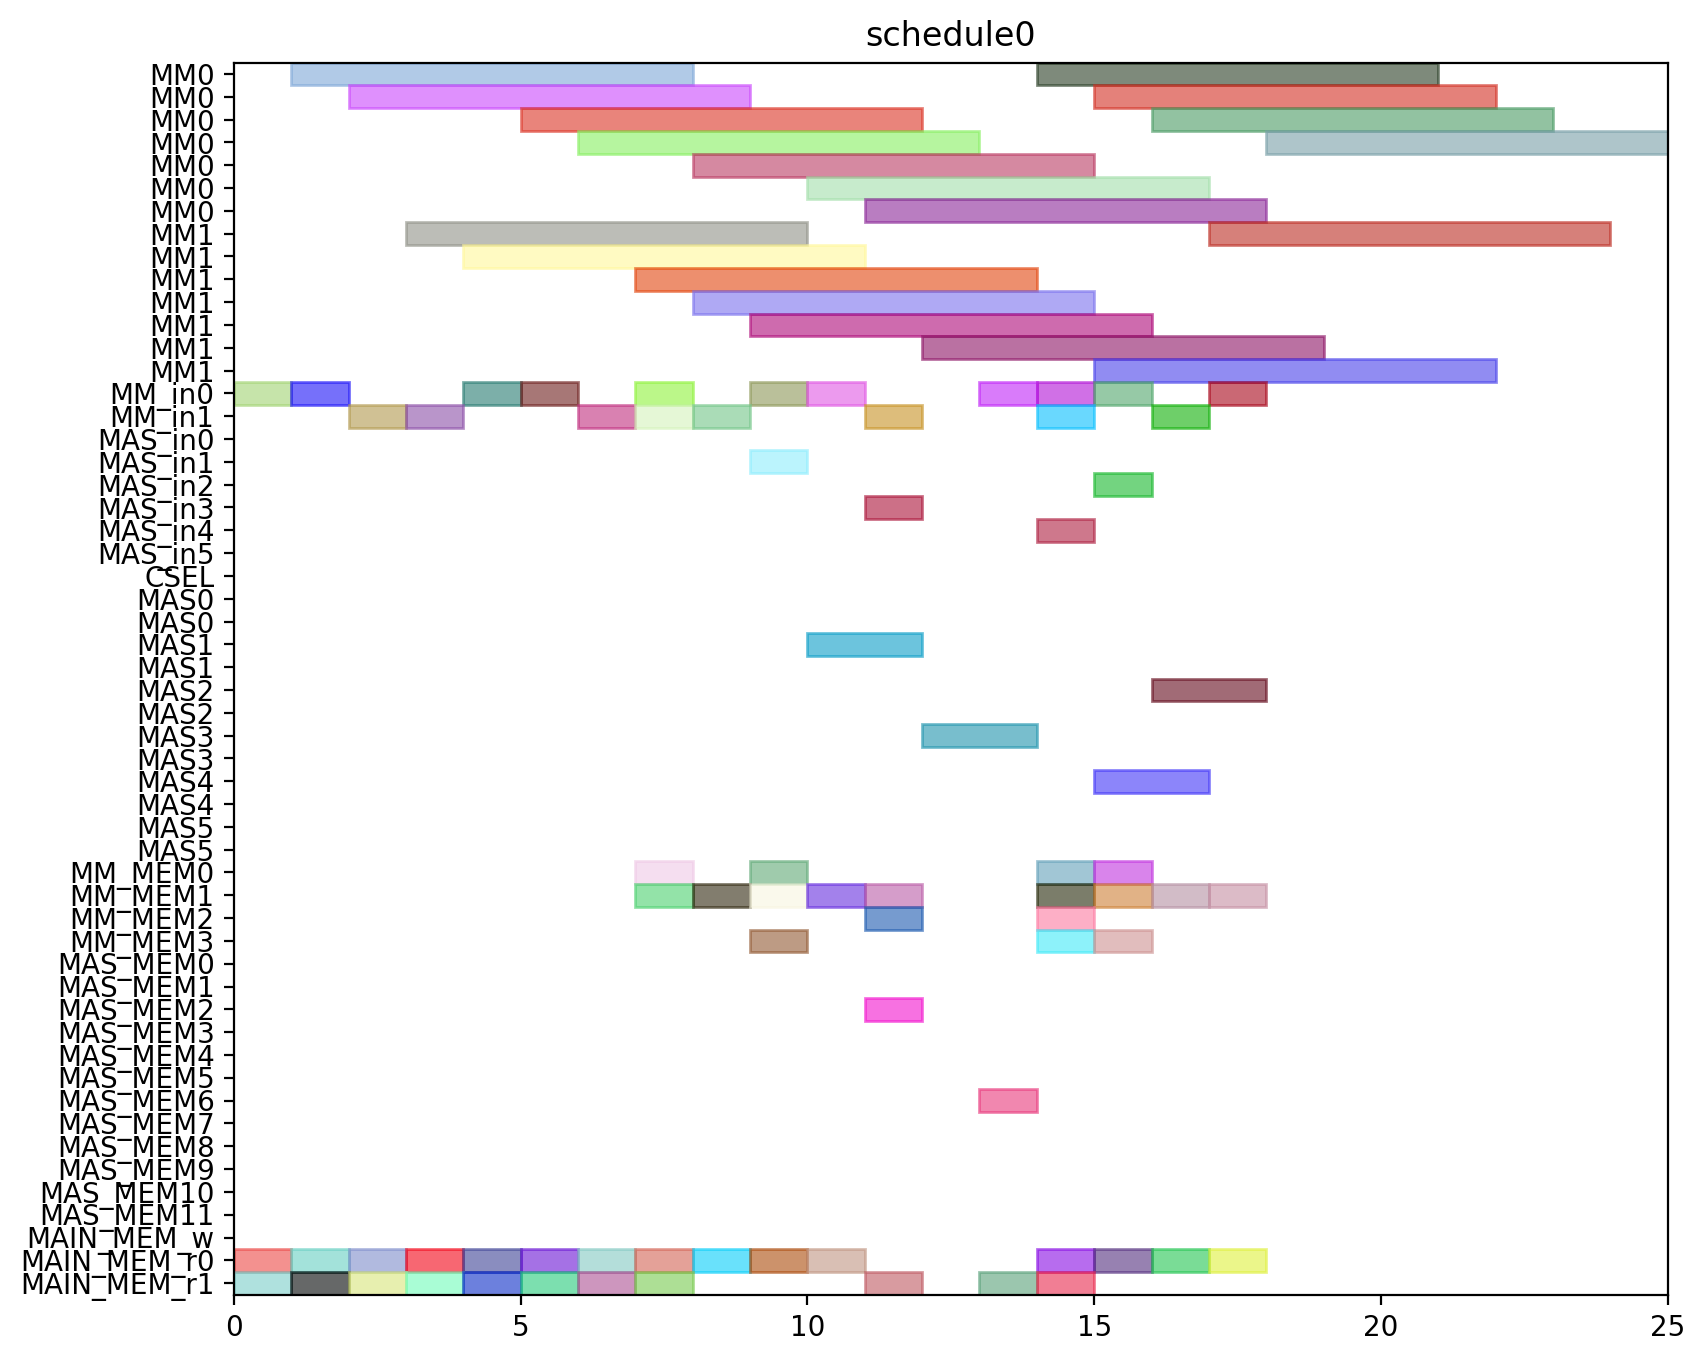

Reproduce this figure in Python.
from pyschedule import Scenario, solvers, plotters, alt


def solve():
	horizon = 120
	S = Scenario("schedule0", horizon=horizon)

	# resource
	MM = S.Resources('MM', num=2, size=7)
	MM_in = S.Resources('MM_in', num=2)
	MAS_in = S.Resources('MAS_in', num=6)
	CSEL = S.Resource('CSEL')
	MAS = S.Resources('MAS', num=6, size=2, periods=range(1, horizon))
	MM_MEM = S.Resources('MM_MEM', num=4)
	MAS_MEM = S.Resources('MAS_MEM', num=12)
	MAIN_MEM_w = S.Resource('MAIN_MEM_w', size=1)
	MAIN_MEM_r = S.Resources('MAIN_MEM_r', num=2)

	# result of previous scheduling

	# new tasks
	Z_exp2 = S.Task('Z_exp2', length=7, delay_cost=1)
	Z_exp2 += alt(MM)
	Z_exp2_in = S.Task('Z_exp2_in', length=1, delay_cost=1)
	Z_exp2_in += alt(MM_in)
	S += Z_exp2_in*MM_in[0]<=Z_exp2*MM[0]
	S += Z_exp2_in*MM_in[1]<=Z_exp2*MM[1]
	Z_exp2_mem0 = S.Task('Z_exp2_mem0', length=1, delay_cost=1)
	Z_exp2_mem0 += MAIN_MEM_r[0]
	S += Z_exp2_mem0 <= Z_exp2

	Z_exp2_mem1 = S.Task('Z_exp2_mem1', length=1, delay_cost=1)
	Z_exp2_mem1 += MAIN_MEM_r[1]
	S += Z_exp2_mem1 <= Z_exp2

	NX0 = S.Task('NX0', length=7, delay_cost=1)
	NX0 += alt(MM)
	NX0_in = S.Task('NX0_in', length=1, delay_cost=1)
	NX0_in += alt(MM_in)
	S += NX0_in*MM_in[0]<=NX0*MM[0]
	S += NX0_in*MM_in[1]<=NX0*MM[1]
	NX0_mem0 = S.Task('NX0_mem0', length=1, delay_cost=1)
	NX0_mem0 += MAIN_MEM_r[0]
	S += NX0_mem0 <= NX0

	NX0_mem1 = S.Task('NX0_mem1', length=1, delay_cost=1)
	NX0_mem1 += MAIN_MEM_r[1]
	S += NX0_mem1 <= NX0

	k0_10_Z1 = S.Task('k0_10_Z1', length=7, delay_cost=1)
	k0_10_Z1 += alt(MM)
	k0_10_Z1_in = S.Task('k0_10_Z1_in', length=1, delay_cost=1)
	k0_10_Z1_in += alt(MM_in)
	S += k0_10_Z1_in*MM_in[0]<=k0_10_Z1*MM[0]
	S += k0_10_Z1_in*MM_in[1]<=k0_10_Z1*MM[1]
	k0_10_Z1_mem0 = S.Task('k0_10_Z1_mem0', length=1, delay_cost=1)
	k0_10_Z1_mem0 += MAIN_MEM_r[0]
	S += k0_10_Z1_mem0 <= k0_10_Z1

	k0_10_Z1_mem1 = S.Task('k0_10_Z1_mem1', length=1, delay_cost=1)
	k0_10_Z1_mem1 += MAIN_MEM_r[1]
	S += k0_10_Z1_mem1 <= k0_10_Z1

	DX0 = S.Task('DX0', length=7, delay_cost=1)
	DX0 += alt(MM)
	DX0_in = S.Task('DX0_in', length=1, delay_cost=1)
	DX0_in += alt(MM_in)
	S += DX0_in*MM_in[0]<=DX0*MM[0]
	S += DX0_in*MM_in[1]<=DX0*MM[1]
	DX0_mem0 = S.Task('DX0_mem0', length=1, delay_cost=1)
	DX0_mem0 += MAIN_MEM_r[0]
	S += DX0_mem0 <= DX0

	DX0_mem1 = S.Task('DX0_mem1', length=1, delay_cost=1)
	DX0_mem1 += MAIN_MEM_r[1]
	S += DX0_mem1 <= DX0

	NY0 = S.Task('NY0', length=7, delay_cost=1)
	NY0 += alt(MM)
	NY0_in = S.Task('NY0_in', length=1, delay_cost=1)
	NY0_in += alt(MM_in)
	S += NY0_in*MM_in[0]<=NY0*MM[0]
	S += NY0_in*MM_in[1]<=NY0*MM[1]
	NY0_mem0 = S.Task('NY0_mem0', length=1, delay_cost=1)
	NY0_mem0 += MAIN_MEM_r[0]
	S += NY0_mem0 <= NY0

	NY0_mem1 = S.Task('NY0_mem1', length=1, delay_cost=1)
	NY0_mem1 += MAIN_MEM_r[1]
	S += NY0_mem1 <= NY0

	k2_14_Z1 = S.Task('k2_14_Z1', length=7, delay_cost=1)
	k2_14_Z1 += alt(MM)
	k2_14_Z1_in = S.Task('k2_14_Z1_in', length=1, delay_cost=1)
	k2_14_Z1_in += alt(MM_in)
	S += k2_14_Z1_in*MM_in[0]<=k2_14_Z1*MM[0]
	S += k2_14_Z1_in*MM_in[1]<=k2_14_Z1*MM[1]
	k2_14_Z1_mem0 = S.Task('k2_14_Z1_mem0', length=1, delay_cost=1)
	k2_14_Z1_mem0 += MAIN_MEM_r[0]
	S += k2_14_Z1_mem0 <= k2_14_Z1

	k2_14_Z1_mem1 = S.Task('k2_14_Z1_mem1', length=1, delay_cost=1)
	k2_14_Z1_mem1 += MAIN_MEM_r[1]
	S += k2_14_Z1_mem1 <= k2_14_Z1

	DY0 = S.Task('DY0', length=7, delay_cost=1)
	DY0 += alt(MM)
	DY0_in = S.Task('DY0_in', length=1, delay_cost=1)
	DY0_in += alt(MM_in)
	S += DY0_in*MM_in[0]<=DY0*MM[0]
	S += DY0_in*MM_in[1]<=DY0*MM[1]
	DY0_mem0 = S.Task('DY0_mem0', length=1, delay_cost=1)
	DY0_mem0 += MAIN_MEM_r[0]
	S += DY0_mem0 <= DY0

	DY0_mem1 = S.Task('DY0_mem1', length=1, delay_cost=1)
	DY0_mem1 += MAIN_MEM_r[1]
	S += DY0_mem1 <= DY0

	Z_exp3 = S.Task('Z_exp3', length=7, delay_cost=1)
	Z_exp3 += alt(MM)
	Z_exp3_in = S.Task('Z_exp3_in', length=1, delay_cost=1)
	Z_exp3_in += alt(MM_in)
	S += Z_exp3_in*MM_in[0]<=Z_exp3*MM[0]
	S += Z_exp3_in*MM_in[1]<=Z_exp3*MM[1]
	Z_exp3_mem0 = S.Task('Z_exp3_mem0', length=1, delay_cost=1)
	Z_exp3_mem0 += alt(MM_MEM)
	S += (Z_exp2*MM[0])-1 < Z_exp3_mem0*MM_MEM[0]
	S += (Z_exp2*MM[1])-1 < Z_exp3_mem0*MM_MEM[2]
	S += Z_exp3_mem0 <= Z_exp3

	Z_exp3_mem1 = S.Task('Z_exp3_mem1', length=1, delay_cost=1)
	Z_exp3_mem1 += MAIN_MEM_r[1]
	S += Z_exp3_mem1 <= Z_exp3

	NX1_ = S.Task('NX1_', length=2, delay_cost=1)
	NX1_ += alt(MAS)
	NX1__in = S.Task('NX1__in', length=1, delay_cost=1)
	NX1__in += alt(MAS_in)
	S += NX1__in*MAS_in[0]<=NX1_*MAS[0]

	S += NX1__in*MAS_in[1]<=NX1_*MAS[1]

	S += NX1__in*MAS_in[2]<=NX1_*MAS[2]

	S += NX1__in*MAS_in[3]<=NX1_*MAS[3]

	S += NX1__in*MAS_in[4]<=NX1_*MAS[4]

	S += NX1__in*MAS_in[5]<=NX1_*MAS[5]

	NX1__mem0 = S.Task('NX1__mem0', length=1, delay_cost=1)
	NX1__mem0 += alt(MM_MEM)
	S += (NX0*MM[0])-1 < NX1__mem0*MM_MEM[0]
	S += (NX0*MM[1])-1 < NX1__mem0*MM_MEM[2]
	S += NX1__mem0 <= NX1_

	NX1__mem1 = S.Task('NX1__mem1', length=1, delay_cost=1)
	NX1__mem1 += alt(MM_MEM)
	S += (k0_10_Z1*MM[0])-1 < NX1__mem1*MM_MEM[1]
	S += (k0_10_Z1*MM[1])-1 < NX1__mem1*MM_MEM[3]
	S += NX1__mem1 <= NX1_

	k0_9_Z2 = S.Task('k0_9_Z2', length=7, delay_cost=1)
	k0_9_Z2 += alt(MM)
	k0_9_Z2_in = S.Task('k0_9_Z2_in', length=1, delay_cost=1)
	k0_9_Z2_in += alt(MM_in)
	S += k0_9_Z2_in*MM_in[0]<=k0_9_Z2*MM[0]
	S += k0_9_Z2_in*MM_in[1]<=k0_9_Z2*MM[1]
	k0_9_Z2_mem0 = S.Task('k0_9_Z2_mem0', length=1, delay_cost=1)
	k0_9_Z2_mem0 += MAIN_MEM_r[0]
	S += k0_9_Z2_mem0 <= k0_9_Z2

	k0_9_Z2_mem1 = S.Task('k0_9_Z2_mem1', length=1, delay_cost=1)
	k0_9_Z2_mem1 += alt(MM_MEM)
	S += (Z_exp2*MM[0])-1 < k0_9_Z2_mem1*MM_MEM[1]
	S += (Z_exp2*MM[1])-1 < k0_9_Z2_mem1*MM_MEM[3]
	S += k0_9_Z2_mem1 <= k0_9_Z2

	k1_9_Z2 = S.Task('k1_9_Z2', length=7, delay_cost=1)
	k1_9_Z2 += alt(MM)
	k1_9_Z2_in = S.Task('k1_9_Z2_in', length=1, delay_cost=1)
	k1_9_Z2_in += alt(MM_in)
	S += k1_9_Z2_in*MM_in[0]<=k1_9_Z2*MM[0]
	S += k1_9_Z2_in*MM_in[1]<=k1_9_Z2*MM[1]
	k1_9_Z2_mem0 = S.Task('k1_9_Z2_mem0', length=1, delay_cost=1)
	k1_9_Z2_mem0 += MAIN_MEM_r[0]
	S += k1_9_Z2_mem0 <= k1_9_Z2

	k1_9_Z2_mem1 = S.Task('k1_9_Z2_mem1', length=1, delay_cost=1)
	k1_9_Z2_mem1 += alt(MM_MEM)
	S += (Z_exp2*MM[0])-1 < k1_9_Z2_mem1*MM_MEM[1]
	S += (Z_exp2*MM[1])-1 < k1_9_Z2_mem1*MM_MEM[3]
	S += k1_9_Z2_mem1 <= k1_9_Z2

	NY1_ = S.Task('NY1_', length=2, delay_cost=1)
	NY1_ += alt(MAS)
	NY1__in = S.Task('NY1__in', length=1, delay_cost=1)
	NY1__in += alt(MAS_in)
	S += NY1__in*MAS_in[0]<=NY1_*MAS[0]

	S += NY1__in*MAS_in[1]<=NY1_*MAS[1]

	S += NY1__in*MAS_in[2]<=NY1_*MAS[2]

	S += NY1__in*MAS_in[3]<=NY1_*MAS[3]

	S += NY1__in*MAS_in[4]<=NY1_*MAS[4]

	S += NY1__in*MAS_in[5]<=NY1_*MAS[5]

	NY1__mem0 = S.Task('NY1__mem0', length=1, delay_cost=1)
	NY1__mem0 += alt(MM_MEM)
	S += (NY0*MM[0])-1 < NY1__mem0*MM_MEM[0]
	S += (NY0*MM[1])-1 < NY1__mem0*MM_MEM[2]
	S += NY1__mem0 <= NY1_

	NY1__mem1 = S.Task('NY1__mem1', length=1, delay_cost=1)
	NY1__mem1 += alt(MM_MEM)
	S += (k2_14_Z1*MM[0])-1 < NY1__mem1*MM_MEM[1]
	S += (k2_14_Z1*MM[1])-1 < NY1__mem1*MM_MEM[3]
	S += NY1__mem1 <= NY1_

	k2_13_Z2 = S.Task('k2_13_Z2', length=7, delay_cost=1)
	k2_13_Z2 += alt(MM)
	k2_13_Z2_in = S.Task('k2_13_Z2_in', length=1, delay_cost=1)
	k2_13_Z2_in += alt(MM_in)
	S += k2_13_Z2_in*MM_in[0]<=k2_13_Z2*MM[0]
	S += k2_13_Z2_in*MM_in[1]<=k2_13_Z2*MM[1]
	k2_13_Z2_mem0 = S.Task('k2_13_Z2_mem0', length=1, delay_cost=1)
	k2_13_Z2_mem0 += MAIN_MEM_r[0]
	S += k2_13_Z2_mem0 <= k2_13_Z2

	k2_13_Z2_mem1 = S.Task('k2_13_Z2_mem1', length=1, delay_cost=1)
	k2_13_Z2_mem1 += alt(MM_MEM)
	S += (Z_exp2*MM[0])-1 < k2_13_Z2_mem1*MM_MEM[1]
	S += (Z_exp2*MM[1])-1 < k2_13_Z2_mem1*MM_MEM[3]
	S += k2_13_Z2_mem1 <= k2_13_Z2

	k3_14_Z2 = S.Task('k3_14_Z2', length=7, delay_cost=1)
	k3_14_Z2 += alt(MM)
	k3_14_Z2_in = S.Task('k3_14_Z2_in', length=1, delay_cost=1)
	k3_14_Z2_in += alt(MM_in)
	S += k3_14_Z2_in*MM_in[0]<=k3_14_Z2*MM[0]
	S += k3_14_Z2_in*MM_in[1]<=k3_14_Z2*MM[1]
	k3_14_Z2_mem0 = S.Task('k3_14_Z2_mem0', length=1, delay_cost=1)
	k3_14_Z2_mem0 += MAIN_MEM_r[0]
	S += k3_14_Z2_mem0 <= k3_14_Z2

	k3_14_Z2_mem1 = S.Task('k3_14_Z2_mem1', length=1, delay_cost=1)
	k3_14_Z2_mem1 += alt(MM_MEM)
	S += (Z_exp2*MM[0])-1 < k3_14_Z2_mem1*MM_MEM[1]
	S += (Z_exp2*MM[1])-1 < k3_14_Z2_mem1*MM_MEM[3]
	S += k3_14_Z2_mem1 <= k3_14_Z2

	Z_exp4 = S.Task('Z_exp4', length=7, delay_cost=1)
	Z_exp4 += alt(MM)
	Z_exp4_in = S.Task('Z_exp4_in', length=1, delay_cost=1)
	Z_exp4_in += alt(MM_in)
	S += Z_exp4_in*MM_in[0]<=Z_exp4*MM[0]
	S += Z_exp4_in*MM_in[1]<=Z_exp4*MM[1]
	Z_exp4_mem0 = S.Task('Z_exp4_mem0', length=1, delay_cost=1)
	Z_exp4_mem0 += alt(MM_MEM)
	S += (Z_exp3*MM[0])-1 < Z_exp4_mem0*MM_MEM[0]
	S += (Z_exp3*MM[1])-1 < Z_exp4_mem0*MM_MEM[2]
	S += Z_exp4_mem0 <= Z_exp4

	Z_exp4_mem1 = S.Task('Z_exp4_mem1', length=1, delay_cost=1)
	Z_exp4_mem1 += MAIN_MEM_r[1]
	S += Z_exp4_mem1 <= Z_exp4

	NX1 = S.Task('NX1', length=7, delay_cost=1)
	NX1 += alt(MM)
	NX1_in = S.Task('NX1_in', length=1, delay_cost=1)
	NX1_in += alt(MM_in)
	S += NX1_in*MM_in[0]<=NX1*MM[0]
	S += NX1_in*MM_in[1]<=NX1*MM[1]
	NX1_mem0 = S.Task('NX1_mem0', length=1, delay_cost=1)
	NX1_mem0 += alt(MAS_MEM)
	S += (NX1_*MAS[0])-1 < NX1_mem0*MAS_MEM[0]
	S += (NX1_*MAS[1])-1 < NX1_mem0*MAS_MEM[2]
	S += (NX1_*MAS[2])-1 < NX1_mem0*MAS_MEM[4]
	S += (NX1_*MAS[3])-1 < NX1_mem0*MAS_MEM[6]
	S += (NX1_*MAS[4])-1 < NX1_mem0*MAS_MEM[8]
	S += (NX1_*MAS[5])-1 < NX1_mem0*MAS_MEM[10]
	S += NX1_mem0 <= NX1

	NX1_mem1 = S.Task('NX1_mem1', length=1, delay_cost=1)
	NX1_mem1 += MAIN_MEM_r[1]
	S += NX1_mem1 <= NX1

	k0_8_Z3 = S.Task('k0_8_Z3', length=7, delay_cost=1)
	k0_8_Z3 += alt(MM)
	k0_8_Z3_in = S.Task('k0_8_Z3_in', length=1, delay_cost=1)
	k0_8_Z3_in += alt(MM_in)
	S += k0_8_Z3_in*MM_in[0]<=k0_8_Z3*MM[0]
	S += k0_8_Z3_in*MM_in[1]<=k0_8_Z3*MM[1]
	k0_8_Z3_mem0 = S.Task('k0_8_Z3_mem0', length=1, delay_cost=1)
	k0_8_Z3_mem0 += MAIN_MEM_r[0]
	S += k0_8_Z3_mem0 <= k0_8_Z3

	k0_8_Z3_mem1 = S.Task('k0_8_Z3_mem1', length=1, delay_cost=1)
	k0_8_Z3_mem1 += alt(MM_MEM)
	S += (Z_exp3*MM[0])-1 < k0_8_Z3_mem1*MM_MEM[1]
	S += (Z_exp3*MM[1])-1 < k0_8_Z3_mem1*MM_MEM[3]
	S += k0_8_Z3_mem1 <= k0_8_Z3

	DX1_ = S.Task('DX1_', length=2, delay_cost=1)
	DX1_ += alt(MAS)
	DX1__in = S.Task('DX1__in', length=1, delay_cost=1)
	DX1__in += alt(MAS_in)
	S += DX1__in*MAS_in[0]<=DX1_*MAS[0]

	S += DX1__in*MAS_in[1]<=DX1_*MAS[1]

	S += DX1__in*MAS_in[2]<=DX1_*MAS[2]

	S += DX1__in*MAS_in[3]<=DX1_*MAS[3]

	S += DX1__in*MAS_in[4]<=DX1_*MAS[4]

	S += DX1__in*MAS_in[5]<=DX1_*MAS[5]

	DX1__mem0 = S.Task('DX1__mem0', length=1, delay_cost=1)
	DX1__mem0 += alt(MM_MEM)
	S += (DX0*MM[0])-1 < DX1__mem0*MM_MEM[0]
	S += (DX0*MM[1])-1 < DX1__mem0*MM_MEM[2]
	S += DX1__mem0 <= DX1_

	DX1__mem1 = S.Task('DX1__mem1', length=1, delay_cost=1)
	DX1__mem1 += alt(MM_MEM)
	S += (k1_9_Z2*MM[0])-1 < DX1__mem1*MM_MEM[1]
	S += (k1_9_Z2*MM[1])-1 < DX1__mem1*MM_MEM[3]
	S += DX1__mem1 <= DX1_

	k1_8_Z3 = S.Task('k1_8_Z3', length=7, delay_cost=1)
	k1_8_Z3 += alt(MM)
	k1_8_Z3_in = S.Task('k1_8_Z3_in', length=1, delay_cost=1)
	k1_8_Z3_in += alt(MM_in)
	S += k1_8_Z3_in*MM_in[0]<=k1_8_Z3*MM[0]
	S += k1_8_Z3_in*MM_in[1]<=k1_8_Z3*MM[1]
	k1_8_Z3_mem0 = S.Task('k1_8_Z3_mem0', length=1, delay_cost=1)
	k1_8_Z3_mem0 += MAIN_MEM_r[0]
	S += k1_8_Z3_mem0 <= k1_8_Z3

	k1_8_Z3_mem1 = S.Task('k1_8_Z3_mem1', length=1, delay_cost=1)
	k1_8_Z3_mem1 += alt(MM_MEM)
	S += (Z_exp3*MM[0])-1 < k1_8_Z3_mem1*MM_MEM[1]
	S += (Z_exp3*MM[1])-1 < k1_8_Z3_mem1*MM_MEM[3]
	S += k1_8_Z3_mem1 <= k1_8_Z3

	NY1 = S.Task('NY1', length=7, delay_cost=1)
	NY1 += alt(MM)
	NY1_in = S.Task('NY1_in', length=1, delay_cost=1)
	NY1_in += alt(MM_in)
	S += NY1_in*MM_in[0]<=NY1*MM[0]
	S += NY1_in*MM_in[1]<=NY1*MM[1]
	NY1_mem0 = S.Task('NY1_mem0', length=1, delay_cost=1)
	NY1_mem0 += alt(MAS_MEM)
	S += (NY1_*MAS[0])-1 < NY1_mem0*MAS_MEM[0]
	S += (NY1_*MAS[1])-1 < NY1_mem0*MAS_MEM[2]
	S += (NY1_*MAS[2])-1 < NY1_mem0*MAS_MEM[4]
	S += (NY1_*MAS[3])-1 < NY1_mem0*MAS_MEM[6]
	S += (NY1_*MAS[4])-1 < NY1_mem0*MAS_MEM[8]
	S += (NY1_*MAS[5])-1 < NY1_mem0*MAS_MEM[10]
	S += NY1_mem0 <= NY1

	NY1_mem1 = S.Task('NY1_mem1', length=1, delay_cost=1)
	NY1_mem1 += MAIN_MEM_r[1]
	S += NY1_mem1 <= NY1

	k2_12_Z3 = S.Task('k2_12_Z3', length=7, delay_cost=1)
	k2_12_Z3 += alt(MM)
	k2_12_Z3_in = S.Task('k2_12_Z3_in', length=1, delay_cost=1)
	k2_12_Z3_in += alt(MM_in)
	S += k2_12_Z3_in*MM_in[0]<=k2_12_Z3*MM[0]
	S += k2_12_Z3_in*MM_in[1]<=k2_12_Z3*MM[1]
	k2_12_Z3_mem0 = S.Task('k2_12_Z3_mem0', length=1, delay_cost=1)
	k2_12_Z3_mem0 += MAIN_MEM_r[0]
	S += k2_12_Z3_mem0 <= k2_12_Z3

	k2_12_Z3_mem1 = S.Task('k2_12_Z3_mem1', length=1, delay_cost=1)
	k2_12_Z3_mem1 += alt(MM_MEM)
	S += (Z_exp3*MM[0])-1 < k2_12_Z3_mem1*MM_MEM[1]
	S += (Z_exp3*MM[1])-1 < k2_12_Z3_mem1*MM_MEM[3]
	S += k2_12_Z3_mem1 <= k2_12_Z3

	DY1_ = S.Task('DY1_', length=2, delay_cost=1)
	DY1_ += alt(MAS)
	DY1__in = S.Task('DY1__in', length=1, delay_cost=1)
	DY1__in += alt(MAS_in)
	S += DY1__in*MAS_in[0]<=DY1_*MAS[0]

	S += DY1__in*MAS_in[1]<=DY1_*MAS[1]

	S += DY1__in*MAS_in[2]<=DY1_*MAS[2]

	S += DY1__in*MAS_in[3]<=DY1_*MAS[3]

	S += DY1__in*MAS_in[4]<=DY1_*MAS[4]

	S += DY1__in*MAS_in[5]<=DY1_*MAS[5]

	DY1__mem0 = S.Task('DY1__mem0', length=1, delay_cost=1)
	DY1__mem0 += alt(MM_MEM)
	S += (DY0*MM[0])-1 < DY1__mem0*MM_MEM[0]
	S += (DY0*MM[1])-1 < DY1__mem0*MM_MEM[2]
	S += DY1__mem0 <= DY1_

	DY1__mem1 = S.Task('DY1__mem1', length=1, delay_cost=1)
	DY1__mem1 += alt(MM_MEM)
	S += (k3_14_Z2*MM[0])-1 < DY1__mem1*MM_MEM[1]
	S += (k3_14_Z2*MM[1])-1 < DY1__mem1*MM_MEM[3]
	S += DY1__mem1 <= DY1_

	k3_13_Z3 = S.Task('k3_13_Z3', length=7, delay_cost=1)
	k3_13_Z3 += alt(MM)
	k3_13_Z3_in = S.Task('k3_13_Z3_in', length=1, delay_cost=1)
	k3_13_Z3_in += alt(MM_in)
	S += k3_13_Z3_in*MM_in[0]<=k3_13_Z3*MM[0]
	S += k3_13_Z3_in*MM_in[1]<=k3_13_Z3*MM[1]
	k3_13_Z3_mem0 = S.Task('k3_13_Z3_mem0', length=1, delay_cost=1)
	k3_13_Z3_mem0 += MAIN_MEM_r[0]
	S += k3_13_Z3_mem0 <= k3_13_Z3

	k3_13_Z3_mem1 = S.Task('k3_13_Z3_mem1', length=1, delay_cost=1)
	k3_13_Z3_mem1 += alt(MM_MEM)
	S += (Z_exp3*MM[0])-1 < k3_13_Z3_mem1*MM_MEM[1]
	S += (Z_exp3*MM[1])-1 < k3_13_Z3_mem1*MM_MEM[3]
	S += k3_13_Z3_mem1 <= k3_13_Z3

	solvers.mip.solve(S,msg=1,kind='CPLEX',ratio_gap=1.01)

	solution = [['hoge']*len(S.solution()[1]) for i in range(len(S.solution()))]
	for i in range(len(S.solution())):
		for j in range(len(S.solution()[i])):
			solution[i][j]=str(S.solution()[i][j])
	print(solution)

	cycles = int(solution[-1][3])

	pic_file_name = "/mnt/rose/usr1/fukuda/ABE/multiRAM_multiMAS_16mux/scheduling_result/stage7MM2_stage2MAS6/ISOGENY/schedule0.png"
	if(S.solution() != []):
		plotters.matplotlib.plot(S,img_filename=pic_file_name, show_task_labels=False, fig_size=(cycles*0.25+3, 8))

	return solution
